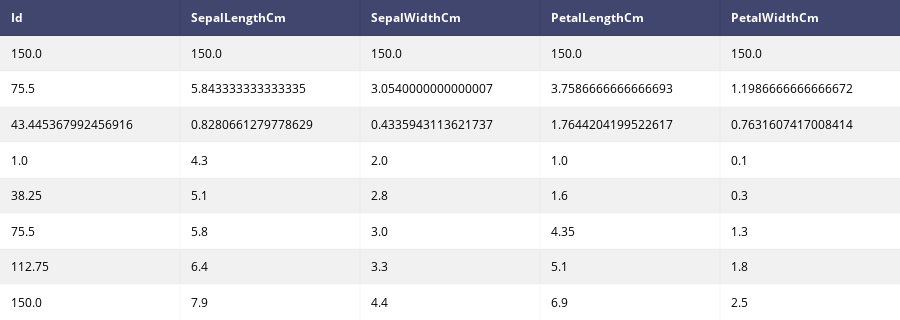

The cell this chart's notebook holds for it:
### Code cell
py.iplot(ff.create_table(df.describe()), filename='jupyter-table1')

### Figure 1 — Plotly figure (JSON) as saved in the notebook; plotly's stock layout.template omitted (floating-point values rounded to 4 significant figures)
{"data": [{"colorscale": [[0, "#00083e"], [0.5, "#ededee"], [1, "#ffffff"]], "hoverinfo": "none", "opacity": 0.75, "showscale": false, "type": "heatmap", "uid": "7cd22468-c3f5-11e8-bdf3-402cf4f1c872", "z": [[0, 0, 0, 0, 0], [0.5, 0.5, 0.5, 0.5, 0.5], [1, 1, 1, 1, 1], [0.5, 0.5, 0.5, 0.5, 0.5], [1, 1, 1, 1, 1], [0.5, 0.5, 0.5, 0.5, 0.5], [1, 1, 1, 1, 1], [0.5, 0.5, 0.5, 0.5, 0.5], [1, 1, 1, 1, 1]]}], "layout": {"annotations": [{"align": "left", "font": {"color": "#ffffff"}, "showarrow": false, "text": "<b>Id</b>", "x": -0.45, "xanchor": "left", "xref": "x", "y": 0, "yref": "y"}, {"align": "left", "font": {"color": "#ffffff"}, "showarrow": false, "text": "<b>SepalLengthCm</b>", "x": 0.55, "xanchor": "left", "xref": "x", "y": 0, "yref": "y"}, {"align": "left", "font": {"color": "#ffffff"}, "showarrow": false, "text": "<b>SepalWidthCm</b>", "x": 1.55, "xanchor": "left", "xref": "x", "y": 0, "yref": "y"}, {"align": "left", "font": {"color": "#ffffff"}, "showarrow": false, "text": "<b>PetalLengthCm</b>", "x": 2.55, "xanchor": "left", "xref": "x", "y": 0, "yref": "y"}, {"align": "left", "font": {"color": "#ffffff"}, "showarrow": false, "text": "<b>PetalWidthCm</b>", "x": 3.55, "xanchor": "left", "xref": "x", "y": 0, "yref": "y"}, {"align": "left", "font": {"color": "#000000"}, "showarrow": false, "text": "150.0", "x": -0.45, "xanchor": "left", "xref": "x", "y": 1, "yref": "y"}, {"align": "left", "font": {"color": "#000000"}, "showarrow": false, "text": "150.0", "x": 0.55, "xanchor": "left", "xref": "x", "y": 1, "yref": "y"}, {"align": "left", "font": {"color": "#000000"}, "showarrow": false, "text": "150.0", "x": 1.55, "xanchor": "left", "xref": "x", "y": 1, "yref": "y"}, {"align": "left", "font": {"color": "#000000"}, "showarrow": false, "text": "150.0", "x": 2.55, "xanchor": "left", "xref": "x", "y": 1, "yref": "y"}, {"align": "left", "font": {"color": "#000000"}, "showarrow": false, "text": "150.0", "x": 3.55, "xanchor": "left", "xref": "x", "y": 1, "yref": "y"}, {"align": "left", "font": {"color": "#000000"}, "showarrow": false, "text": "75.5", "x": -0.45, "xanchor": "left", "xref": "x", "y": 2, "yref": "y"}, {"align": "left", "font": {"color": "#000000"}, "showarrow": false, "text": "5.843333333333335", "x": 0.55, "xanchor": "left", "xref": "x", "y": 2, "yref": "y"}, {"align": "left", "font": {"color": "#000000"}, "showarrow": false, "text": "3.0540000000000007", "x": 1.55, "xanchor": "left", "xref": "x", "y": 2, "yref": "y"}, {"align": "left", "font": {"color": "#000000"}, "showarrow": false, "text": "3.7586666666666693", "x": 2.55, "xanchor": "left", "xref": "x", "y": 2, "yref": "y"}, {"align": "left", "font": {"color": "#000000"}, "showarrow": false, "text": "1.1986666666666672", "x": 3.55, "xanchor": "left", "xref": "x", "y": 2, "yref": "y"}, {"align": "left", "font": {"color": "#000000"}, "showarrow": false, "text": "43.445367992456916", "x": -0.45, "xanchor": "left", "xref": "x", "y": 3, "yref": "y"}, {"align": "left", "font": {"color": "#000000"}, "showarrow": false, "text": "0.8280661279778629", "x": 0.55, "xanchor": "left", "xref": "x", "y": 3, "yref": "y"}, {"align": "left", "font": {"color": "#000000"}, "showarrow": false, "text": "0.4335943113621737", "x": 1.55, "xanchor": "left", "xref": "x", "y": 3, "yref": "y"}, {"align": "left", "font": {"color": "#000000"}, "showarrow": false, "text": "1.7644204199522617", "x": 2.55, "xanchor": "left", "xref": "x", "y": 3, "yref": "y"}, {"align": "left", "font": {"color": "#000000"}, "showarrow": false, "text": "0.7631607417008414", "x": 3.55, "xanchor": "left", "xref": "x", "y": 3, "yref": "y"}, {"align": "left", "font": {"color": "#000000"}, "showarrow": false, "text": "1.0", "x": -0.45, "xanchor": "left", "xref": "x", "y": 4, "yref": "y"}, {"align": "left", "font": {"color": "#000000"}, "showarrow": false, "text": "4.3", "x": 0.55, "xanchor": "left", "xref": "x", "y": 4, "yref": "y"}, {"align": "left", "font": {"color": "#000000"}, "showarrow": false, "text": "2.0", "x": 1.55, "xanchor": "left", "xref": "x", "y": 4, "yref": "y"}, {"align": "left", "font": {"color": "#000000"}, "showarrow": false, "text": "1.0", "x": 2.55, "xanchor": "left", "xref": "x", "y": 4, "yref": "y"}, {"align": "left", "font": {"color": "#000000"}, "showarrow": false, "text": "0.1", "x": 3.55, "xanchor": "left", "xref": "x", "y": 4, "yref": "y"}, {"align": "left", "font": {"color": "#000000"}, "showarrow": false, "text": "38.25", "x": -0.45, "xanchor": "left", "xref": "x", "y": 5, "yref": "y"}, {"align": "left", "font": {"color": "#000000"}, "showarrow": false, "text": "5.1", "x": 0.55, "xanchor": "left", "xref": "x", "y": 5, "yref": "y"}, {"align": "left", "font": {"color": "#000000"}, "showarrow": false, "text": "2.8", "x": 1.55, "xanchor": "left", "xref": "x", "y": 5, "yref": "y"}, {"align": "left", "font": {"color": "#000000"}, "showarrow": false, "text": "1.6", "x": 2.55, "xanchor": "left", "xref": "x", "y": 5, "yref": "y"}, {"align": "left", "font": {"color": "#000000"}, "showarrow": false, "text": "0.3", "x": 3.55, "xanchor": "left", "xref": "x", "y": 5, "yref": "y"}, {"align": "left", "font": {"color": "#000000"}, "showarrow": false, "text": "75.5", "x": -0.45, "xanchor": "left", "xref": "x", "y": 6, "yref": "y"}, {"align": "left", "font": {"color": "#000000"}, "showarrow": false, "text": "5.8", "x": 0.55, "xanchor": "left", "xref": "x", "y": 6, "yref": "y"}, {"align": "left", "font": {"color": "#000000"}, "showarrow": false, "text": "3.0", "x": 1.55, "xanchor": "left", "xref": "x", "y": 6, "yref": "y"}, {"align": "left", "font": {"color": "#000000"}, "showarrow": false, "text": "4.35", "x": 2.55, "xanchor": "left", "xref": "x", "y": 6, "yref": "y"}, {"align": "left", "font": {"color": "#000000"}, "showarrow": false, "text": "1.3", "x": 3.55, "xanchor": "left", "xref": "x", "y": 6, "yref": "y"}, {"align": "left", "font": {"color": "#000000"}, "showarrow": false, "text": "112.75", "x": -0.45, "xanchor": "left", "xref": "x", "y": 7, "yref": "y"}, {"align": "left", "font": {"color": "#000000"}, "showarrow": false, "text": "6.4", "x": 0.55, "xanchor": "left", "xref": "x", "y": 7, "yref": "y"}, {"align": "left", "font": {"color": "#000000"}, "showarrow": false, "text": "3.3", "x": 1.55, "xanchor": "left", "xref": "x", "y": 7, "yref": "y"}, {"align": "left", "font": {"color": "#000000"}, "showarrow": false, "text": "5.1", "x": 2.55, "xanchor": "left", "xref": "x", "y": 7, "yref": "y"}, {"align": "left", "font": {"color": "#000000"}, "showarrow": false, "text": "1.8", "x": 3.55, "xanchor": "left", "xref": "x", "y": 7, "yref": "y"}, {"align": "left", "font": {"color": "#000000"}, "showarrow": false, "text": "150.0", "x": -0.45, "xanchor": "left", "xref": "x", "y": 8, "yref": "y"}, {"align": "left", "font": {"color": "#000000"}, "showarrow": false, "text": "7.9", "x": 0.55, "xanchor": "left", "xref": "x", "y": 8, "yref": "y"}, {"align": "left", "font": {"color": "#000000"}, "showarrow": false, "text": "4.4", "x": 1.55, "xanchor": "left", "xref": "x", "y": 8, "yref": "y"}, {"align": "left", "font": {"color": "#000000"}, "showarrow": false, "text": "6.9", "x": 2.55, "xanchor": "left", "xref": "x", "y": 8, "yref": "y"}, {"align": "left", "font": {"color": "#000000"}, "showarrow": false, "text": "2.5", "x": 3.55, "xanchor": "left", "xref": "x", "y": 8, "yref": "y"}], "height": 320, "margin": {"b": 0, "l": 0, "r": 0, "t": 0}, "xaxis": {"dtick": 1, "gridwidth": 2, "showticklabels": false, "tick0": -0.5, "ticks": "", "zeroline": false}, "yaxis": {"autorange": "reversed", "dtick": 1, "gridwidth": 2, "showticklabels": false, "tick0": 0.5, "ticks": "", "zeroline": false}}}
